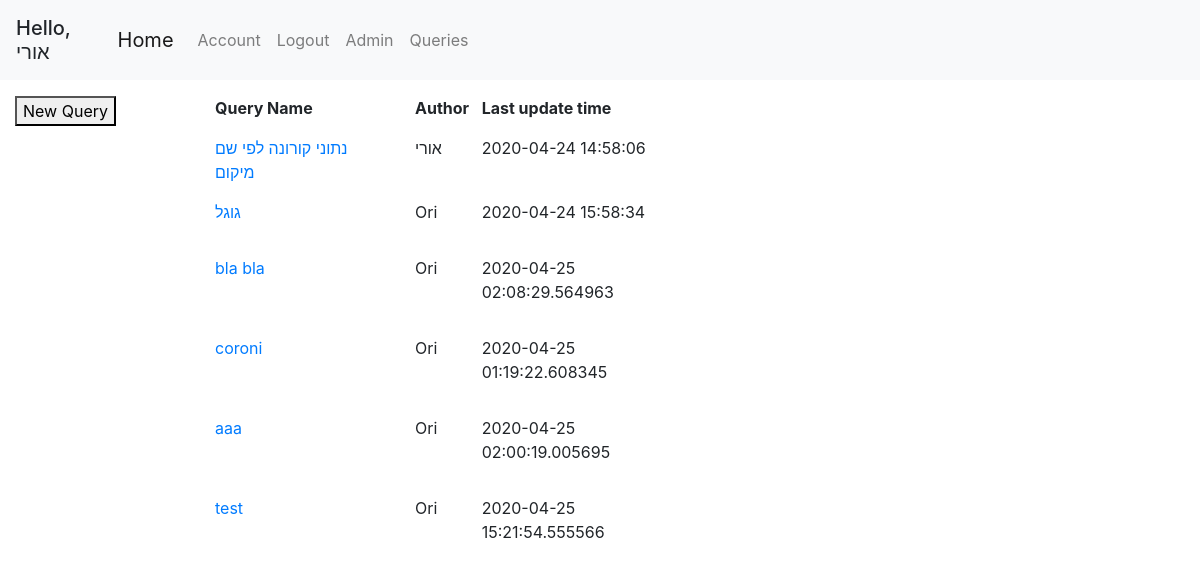
Page /queries (signed in) on the committed database.
### geoportal/models.py (models this page shows, shortened)
class User(db.Model, UserMixin):
    id = db.Column(db.Integer, primary_key=True)
    username = db.Column(db.String(20), unique=True, nullable=False)
    email = db.Column(db.String(120), unique=True, nullable=False)
    first_name = db.Column(db.String(20), nullable=False, default='')
    last_name = db.Column(db.String(20), nullable=False, default='')
    password = db.Column(db.String(60), nullable=False)
    roles = db.relationship('Role', secondary='user_roles')
    layers = db.relationship('Layer', backref='user', lazy=True)
    queries = db.relationship('Query', backref='user', lazy=True)

class Query(db.Model):
    id = db.Column(db.Integer, primary_key=True)
    user_id = db.Column(db.Integer, db.ForeignKey('user.id'), nullable=False, default=0)
    query_name = db.Column(db.String(120))
    db_name = db.Column(db.String(20))
    date_uploaded = db.Column(db.DateTime, nullable=False, default=datetime.datetime.now)
    last_update_time = db.Column(db.DateTime, nullable=False, default=datetime.datetime.now)
    query_text = db.Column(db.Text, nullable=False, default='')
    parameters = db.relationship('QueryTextParameters', backref='query', lazy=True)

### geoportal/views.py (the view)
@app.route('/queries')
@login_required
def queries():
    all_queries = Query.query.all()
    return render_template('queries.html', queries=all_queries)

### geoportal/models.py (called while the page is built)
@login_manager.user_loader
def load_user(user_id):
    return User.query.get(int(user_id))

### geoportal/templates/queries.html
{% extends "base.html" %}
{% block left_sidebar %}
    <form class="mt-3" action="/query">
        <button>New Query</button>
    </form>
{% endblock left_sidebar %}
{% block content %}
    <div class="row mt-3">
        <div class="col col-sm-3">
            <b>Query Name</b>
        </div>
        <div class="col col-sm-1">
            <b>Author</b>
        </div>
        <div class="col col-sm-3">
            <b>Last update time</b>
        </div>
    </div>
    {% for query in queries %}
        <div class="row mt-3">
            <div class="col col-sm-3">
                <a href="/query/{{ query.id }}">{{ query.query_name }}</a>
            </div>
            <div class="col col-sm-1">
                <p>{{ query.user.first_name }}</p>
            </div>
            <div class="col col-sm-3">
                <p>{{ query.last_update_time }}</p>
            </div>
        </div>
    {% endfor %}
{% endblock content %}

### geoportal/templates/base.html (shortened to what this page needs)
<!DOCTYPE html>
<html lang="en">
<head>
    <link rel="stylesheet" href="/static/css/bootstrap.css"/>
    <link rel="stylesheet" href="/static/css/style.css"/>
    <link rel="stylesheet" href="https://unpkg.com/leaflet@1.6.0/dist/leaflet.css"
/>
    <link rel="stylesheet" href="https://cdnjs.cloudflare.com/ajax/libs/leaflet.draw/0.4.2/leaflet.draw.css"/>
    <link rel="stylesheet" href="//cdn.datatables.net/1.10.20/css/jquery.dataTables.min.css">
</head>
<body>
    <header class="site-header">
        <nav class="navbar navbar-expand-lg navbar-fixed-top navbar-light bg-light">
            {% if current_user.is_authenticated %}
            <h5 class="mt-2">Hello, {{ current_user.first_name }}</h5>
            {% endif %}
            <div class="container">
                <a class="navbar-brand" href="{{ url_for('home') }}">Home</a>
                <div class="collapse navbar-collapse" id="navbarSupportedContent">
                    <ul class="navbar-nav mr-auto">
                        {% if current_user.is_authenticated %}
                            <li class="nav-item"><a class="nav-link" href="{{ url_for('account') }}">Account</a></li>
                            <li class="nav-item"><a class="nav-link" href="{{ url_for('logout') }}">Logout</a></li>
                            <li class="nav-item"><a class="nav-link" href="{{ url_for('admin.index') }}">Admin</a></li>
                            <li class="nav-item"><a class="nav-link" href="{{ url_for('queries') }}">Queries</a></li>
                        {% else %}
                            <li class="nav-item"><a class="nav-link" href="{{ url_for('login') }}">Login</a></li>
                            <li class="nav-item"><a class="nav-link" href="{{ url_for('register') }}">Register</a></li>
                        {% endif %}
                    </ul>
                </div>
            </div>
        </nav>
    </header>
    <div class="container-fluid" id="content">
        <div class="row">
            <div class="col-md-2 sidebar">
                {% block left_sidebar %}{% endblock %}
            </div>
            <div class="col-md-8 main">
                {% block content %}{% endblock %}
            </div>
            <div class="col-md-2 sidebar" id="right-sidebar">
            </div>
        </div>
    </div>
</body>
</html>

### rows in the picture
User: first_name "אורי"
Query: query_name "נתוני קורונה לפי שם מיקום", user.first_name "אורי", last_update_time "2020-04-24 14:58:06"
Query: query_name "גוגל", user.first_name "Ori", last_update_time "2020-04-24 15:58:34"
Query: query_name "bla bla", user.first_name "Ori", last_update_time "2020-04-25 02:08:29.564963"
Query: query_name "coroni", user.first_name "Ori", last_update_time "2020-04-25 01:19:22.608345"
Query: query_name "aaa", user.first_name "Ori", last_update_time "2020-04-25 02:00:19.005695"
Query: query_name "test", user.first_name "Ori", last_update_time "2020-04-25 15:21:54.555566"
